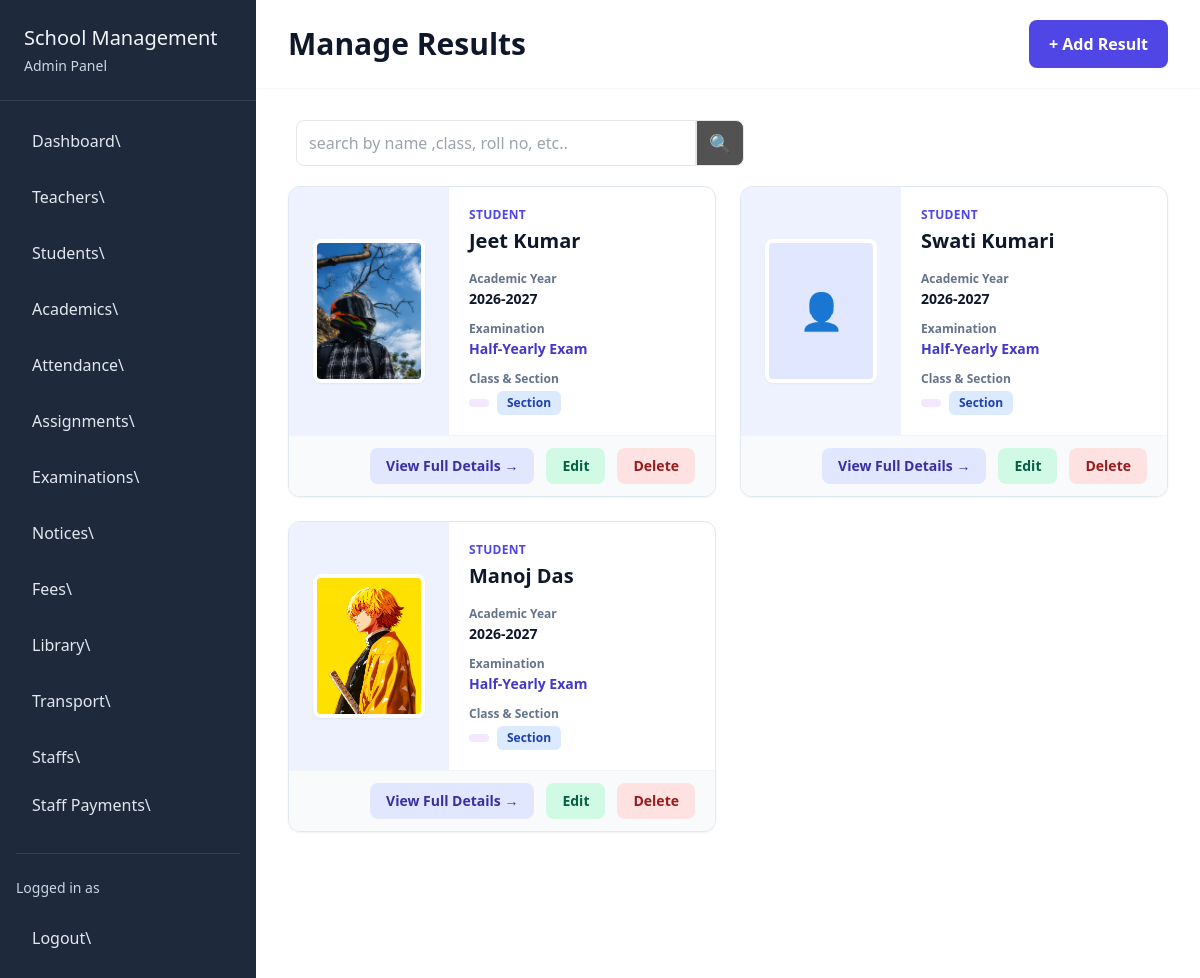
The page /examination/manage/results/ on the database its author committed.
### examination/models.py (models this page shows, shortened)
class Result(models.Model):
    GRADE_CHOICES = [
        ("A+", "A+"),
        ("A", "A"),
        ("B+", "B+"),
        ("B", "B"),
        ("C+", "C+"),
        ("C", "C"),
        ("D", "D"),
        ("F", "F")
    ]
    student = models.ForeignKey(Student, on_delete=models.CASCADE)
    exam = models.ForeignKey(Exam, on_delete=models.CASCADE)
    subject = models.ForeignKey(Subject, on_delete=models.CASCADE)
    marks = models.DecimalField(max_digits=5, decimal_places=2, default=100)
    grade = models.CharField(max_length=50, choices=GRADE_CHOICES)
    remarks = models.CharField(max_length=200, null=True, blank=True)
    class Meta:
        constraints = [
            models.UniqueConstraint(
                fields=["student", "exam", "subject"],
                name="unique_student_exam_subject"
            )
        ]

class Exam(models.Model):
    EXAM_MODE = [
        ("Offline", "Offline"),
        ("Online", "Online")
    ]
    EXAM_STATUS = [
        ("Upcoming", "Upcoming"),
        ("Ongoing", "Ongoing"),
        ("Completed", "Completed")
    ]
    exam_name = models.CharField(max_length=200)
    schoolclass = models.ManyToManyField(SchoolClass)
    academic_year = models.CharField(max_length=20)
    mode = models.CharField(max_length=20, choices=EXAM_MODE ,default="Offline")
    start_date = models.DateField()
    end_date = models.DateField()
    status = models.CharField(max_length=20, choices=EXAM_STATUS ,default="Upcoming")
    instructions = models.TextField(null=True, blank=True)
    description = models.TextField(null=True, blank=True)

### students/models.py (models this page shows, shortened)
class Student(models.Model):
    GENDER_CHOICES = (
        ('Male', "Male"),
        ('Female', "Female"),
        ('other', "other")
    )
    user = models.OneToOneField(User, on_delete=models.CASCADE)
    cover_image = models.ImageField(upload_to='student_covers/', null=True, blank=True)
    admission_number = models.CharField(max_length=30)
    phone = models.CharField(max_length=15, null=True, blank=True)
    address = models.TextField()
    date_of_birth = models.DateField()
    gender = models.CharField(max_length=10, choices=GENDER_CHOICES)
    admission_date = models.DateField()
    parent_name = models.CharField(max_length=100)
    parent_phone = models.CharField(max_length=15)

### examination/views.py (the view)
# urls.py: path("manage/results/", views.manage_results, name="manage_results"),
def manage_results(req):
    if req.GET.get("search"):
        search = req.GET.get("search")
        query = (
            Q(student__user__first_name__icontains=search)
            | Q(student__enrollments__section__schoolclass__name__icontains=search)
            | Q(student__enrollments__section__name__icontains=search)
        )
        data = {
            "results": Result.objects.filter(query)
                .select_related("student", "student__user", "exam", "subject")
                .prefetch_related(
                    Prefetch(
                        "student__enrollments",
                        queryset=StudentEnrollment.objects.select_related(
                            "section__schoolclass"
                        )
                    )
                )
                .distinct(),
            "search": search
        }
    else:
        results = (
            Result.objects
            .select_related("student", "student__user", "exam", "subject")
            .prefetch_related(
                Prefetch(
                    "student__enrollments",
                    queryset=StudentEnrollment.objects.select_related(
                        "section__schoolclass"
                    )
                )
            )
            .order_by("student", "exam")
        )
        unique_results = []
        seen = set()
        for result in results:
            key = (result.student_id, result.exam_id)
            if key not in seen:
                unique_results.append(result)
                seen.add(key)
        data = {
            "results": unique_results,
        }
    return render(req, "examination/manage_results.html", data)

### examination/templates/examination/manage_results.html (shortened to what this page needs)
{% extends 'school_admin/base.html' %}
{% block content %}
<div class="flex-1 bg-white">
    <div class="bg-white px-8 py-5 shadow-sm mb-8 flex items-center justify-between">
            <h1 class="text-3xl font-bold text-slate-900">Manage Results</h1>
        <a href="{% url 'insert_result' %}"
           class="px-5 py-3 rounded-lg bg-indigo-600 text-white font-semibold hover:bg-indigo-700 transition">+ Add Result</a>
    </div>
    <div class="my-5 px-10">
        <form action="" method="get">
            <div class="flex">
                <input type="text" name="search" value="{{search}}" placeholder="search by name ,class, roll no, etc.." class="w-[400px] px-3 py-2 border rounded-l-lg">
                <button class="px-3 py-2 border rounded-r-lg bg-neutral-600 text-lg">🔍</button>
            </div>
        </form>
    </div>
    <div class="px-8 pb-10">
        <div class="grid grid-cols-2 gap-6">
            {% for result in results %}
            <div class="bg-white rounded-xl border border-slate-200 shadow-sm hover:shadow-md transition overflow-hidden">
                <div class="flex">
                    <div class="w-40 bg-indigo-50 flex items-center justify-center p-5">
                        {% if result.student.cover_image %}
                            <img src="{{ result.student.cover_image.url }}" alt="{{ result.student.first_name }}" class="w-28 h-36 object-cover rounded-lg border-4 border-white shadow-sm">
                        {% else %}
                            <div class="w-28 h-36 rounded-lg bg-indigo-100 flex items-center justify-center border-4 border-white shadow-sm">
                                <span class="text-4xl">👤</span>
                            </div>
                        {% endif %}
                    </div>
                    <div class="flex-1 p-5">
                        <div class="mb-4">
                            <p class="text-xs font-bold uppercase tracking-wide text-indigo-600">Student</p>
                            <h2 class="text-xl font-bold text-slate-900 mt-1">
                                {{ result.student.user.first_name }}
                                {{ result.student.user.last_name }}
                            </h2>
                        </div>
                        <div class="mb-3">
                            <p class="text-xs font-semibold text-slate-500">Academic Year</p>
                            <p class="text-sm font-bold text-slate-900 mt-0.5">
                                {{ result.exam.academic_year }}
                            </p>
                        </div>
                        <div class="mb-3">
                            <p class="text-xs font-semibold text-slate-500">Examination</p>
                            <p class="text-sm font-bold text-indigo-700 mt-0.5">
                                {{ result.exam.exam_name }}
                            </p>
                        </div>
                        <div>
                            <p class="text-xs font-semibold text-slate-500">Class & Section</p>
                            <div class="flex items-center gap-2 mt-1">
                                <span class="px-2.5 py-1 rounded-md bg-purple-100 text-purple-800 text-xs font-bold">{{ result.student.section.schoolclass.name }}</span>
                                <span class="px-2.5 py-1 rounded-md bg-blue-100 text-blue-800 text-xs font-bold">Section {{ result.student.section.name }}</span>
                            </div>
                        </div>
                    </div>
                </div>
                <div class="px-5 py-3 bg-slate-50 flex justify-end gap-3 border-t border-slate-100">
                    <a href="{% url "view_result" result.student.id result.exam.id %}" class="px-4 py-2 rounded-lg bg-indigo-100 text-indigo-800 text-sm font-semibold hover:bg-indigo-200 transition">View Full Details →</a>
                    <a href="{% url "edit_result" result.id  %}" class="px-4 py-2 rounded-lg bg-emerald-100 text-emerald-800 text-sm font-semibold hover:bg-emerald-200 transition">Edit</a>
                    <a href="{% url "delete_result" result.id %}" onclick="return confirm('Are you sure you want to delete the {{ result.subject.name }} result for {{ result.student.user.first_name }}?')" class="px-4 py-2 rounded-lg bg-red-100 text-red-800 text-sm font-semibold hover:bg-red-200 transition">Delete </a>
                </div>
            </div>
            {% endfor %}
        </div>
    </div>
</div>
{% endblock content %}

### rows shown on the page
Result: student.cover_image (picture), student.user.first_name "Jeet", student.user.last_name "Kumar", exam.academic_year "2026-2027", exam.exam_name "Half-Yearly Exam"
Result: student.user.first_name "Swati", student.user.last_name "Kumari", exam.academic_year "2026-2027", exam.exam_name "Half-Yearly Exam"
Result: student.cover_image (picture), student.user.first_name "Manoj", student.user.last_name "Das", exam.academic_year "2026-2027", exam.exam_name "Half-Yearly Exam"
